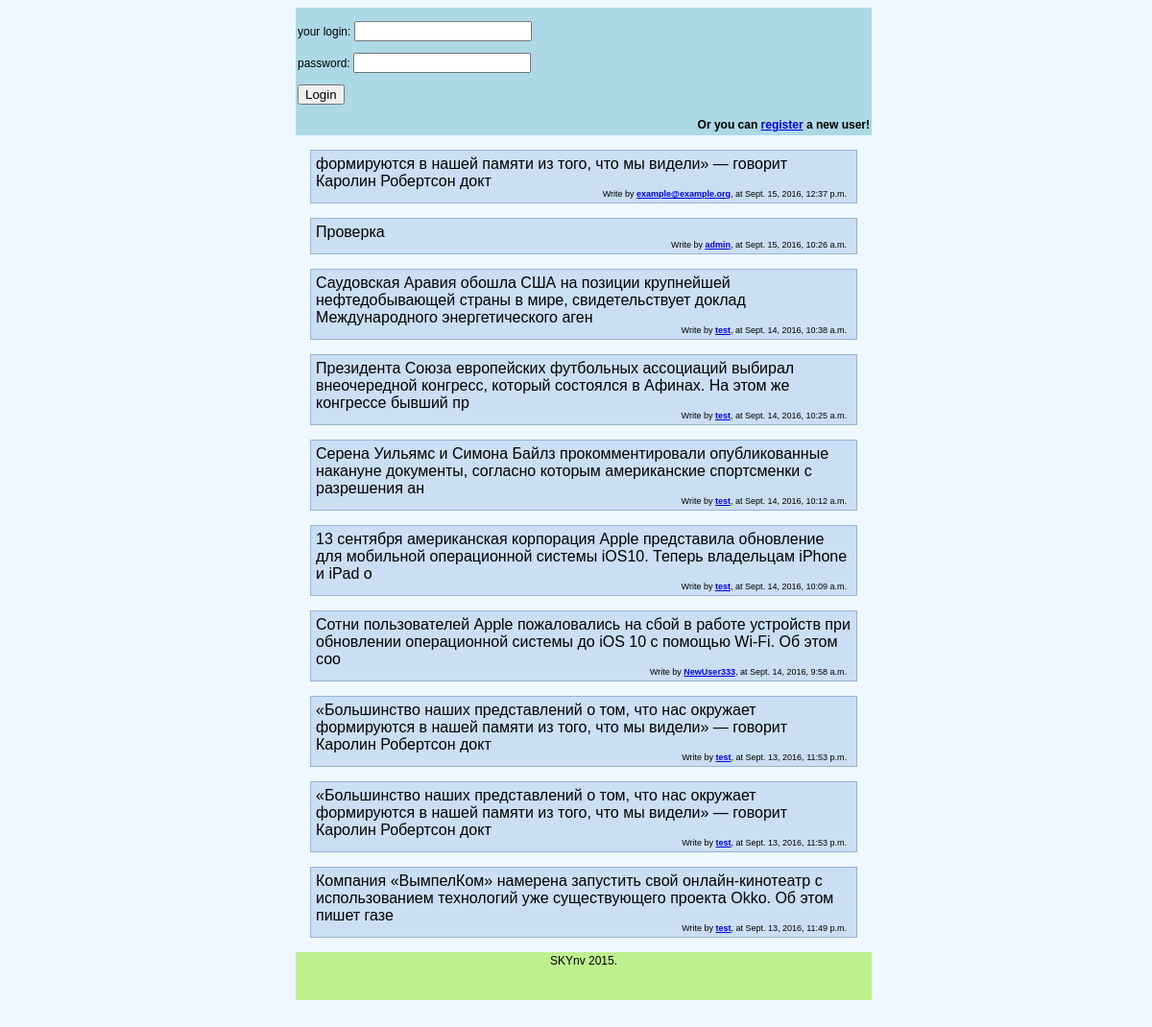
The page / on the database its author committed.
### mblog/models.py (models this page shows, shortened)
class UserPost(models.Model):
    post_text = models.TextField(max_length=140)
    post_user = models.ForeignKey(User, null=True, related_name='+')
    post_date = models.DateTimeField()

### mblog/views.py (the view, shortened to what this page needs)
# urls.py: url(r'^$', views.index, name="index"),
def index(request):
    user = request.user
    last_post = UserPost.objects.order_by('-post_date')[:10]
    if user.is_authenticated:
        postform = PostForm()
        context_dict = {'user': user, 'form': postform, 'last_post': last_post}
    else:
        lform = LoginForm()
        context_dict = {'user': user, 'last_post': last_post, 'lform': lform}
    return render(request, 'mblog/index.html', context_dict)

### mblog/forms.py (shortened to what this page needs)
class LoginForm(forms.Form):
    user_login = forms.CharField(label="your login")
    user_password = forms.CharField(widget=forms.PasswordInput, label="password", min_length=6, max_length=30)

### templates/mblog/index.html (shortened to what this page needs)
{% extends "mblog/base.html" %}
{% block content %}
    {% for post in last_post %}
        <div class="comment">
            {{ post.post_text }}
            <div class="info"> Write by <b><a href="/{{ post.post_user }}">{{ post.post_user }}</a></b>, at {{ post.post_date }} </div>
        </div>
    {% endfor %}
{% endblock %}

### rows shown on the page
UserPost: post_text "формируются в нашей памяти из того, что мы видели» — говорит Каролин Робертсон докт", post_user "example@example.org", post_date "Sept. 15, 2016, 12:37 p.m."
UserPost: post_text "Проверка", post_user "admin", post_date "Sept. 15, 2016, 10:26 a.m."
UserPost: post_text "Саудовская Аравия обошла США на позиции крупнейшей нефтедобывающей страны в мире, свидетельствует доклад Международного энергетического аген", post_user "test", post_date "Sept. 14, 2016, 10:38 a.m."
UserPost: post_text "Президента Союза европейских футбольных ассоциаций выбирал внеочередной конгресс, который состоялся в Афинах. На этом же конгрессе бывший пр", post_user "test", post_date "Sept. 14, 2016, 10:25 a.m."
UserPost: post_text "Серена Уильямс и Симона Байлз прокомментировали опубликованные накануне документы, согласно которым американские спортсменки с разрешения ан", post_user "test", post_date "Sept. 14, 2016, 10:12 a.m."
UserPost: post_text "13 сентября американская корпорация Apple представила обновление для мобильной операционной системы iOS10. Теперь владельцам iPhone и iPad о", post_user "test", post_date "Sept. 14, 2016, 10:09 a.m."
UserPost: post_text "Сотни пользователей Apple пожаловались на сбой в работе устройств при обновлении операционной системы до iOS 10 с помощью Wi-Fi. Об этом соо", post_user "NewUser333", post_date "Sept. 14, 2016, 9:58 a.m."
UserPost: post_text "«Большинство наших представлений о том, что нас окружает формируются в нашей памяти из того, что мы видели» — говорит Каролин Робертсон докт", post_user "test", post_date "Sept. 13, 2016, 11:53 p.m."
UserPost: post_text "«Большинство наших представлений о том, что нас окружает формируются в нашей памяти из того, что мы видели» — говорит Каролин Робертсон докт", post_user "test", post_date "Sept. 13, 2016, 11:53 p.m."
UserPost: post_text "Компания «ВымпелКом» намерена запустить свой онлайн-кинотеатр с использованием технологий уже существующего проекта Okko. Об этом пишет газе", post_user "test", post_date "Sept. 13, 2016, 11:49 p.m."
